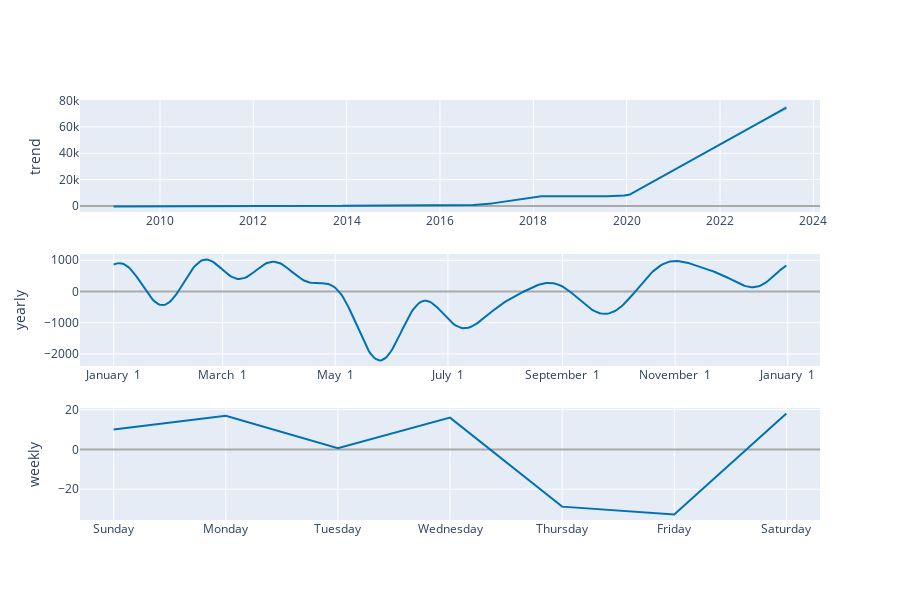

Here is the notebook cell this chart was saved with:
### Markdown cell above
components plot on an interactif figure

### Code cell
plot_components_plotly(m, forecast)

### Figure 1 — Plotly figure (JSON) as saved in the notebook; plotly's stock layout.template omitted (floating-point values rounded to 4 significant figures; data arrays with more than 128 entries replaced by an {"elided": "..."} marker saying what was removed)
{"data": [{"line": {"color": "#0072B2", "width": 2}, "mode": "lines", "name": "trend", "type": "scatter", "x": {"elided": "5266 str values"}, "xaxis": "x", "y": {"elided": "5266 float values"}, "yaxis": "y"}, {"line": {"color": "rgba(0, 114, 178, 0.2)", "width": 0}, "mode": "lines", "name": "trend_upper", "type": "scatter", "x": {"elided": "5266 str values"}, "xaxis": "x", "y": {"elided": "5266 float values"}, "yaxis": "y"}, {"fill": "tonexty", "fillcolor": "rgba(0, 114, 178, 0.2)", "line": {"color": "rgba(0, 114, 178, 0.2)", "width": 0}, "mode": "lines", "name": "trend_lower", "type": "scatter", "x": {"elided": "5266 str values"}, "xaxis": "x", "y": {"elided": "5266 float values"}, "yaxis": "y"}, {"line": {"color": "#0072B2", "width": 2}, "mode": "lines", "name": "yearly", "type": "scatter", "x": {"elided": "365 str values"}, "xaxis": "x2", "y": {"elided": "365 float values"}, "yaxis": "y2"}, {"line": {"color": "#0072B2", "width": 2}, "mode": "lines", "name": "weekly", "type": "scatter", "x": ["2017-01-01T00:00:00", "2017-01-02T00:00:00", "2017-01-03T00:00:00", "2017-01-04T00:00:00", "2017-01-05T00:00:00", "2017-01-06T00:00:00", "2017-01-07T00:00:00"], "xaxis": "x3", "y": [10.05, 16.85, 0.5482, 15.98, -28.76, -32.67, 18.0], "yaxis": "y3"}], "layout": {"height": 600, "showlegend": false, "width": 900, "xaxis": {"anchor": "y", "domain": [0, 1], "range": ["2008-04-14T18:00:00", "2024-02-22T06:00:00"], "type": "date"}, "xaxis2": {"anchor": "y2", "domain": [0, 1], "range": ["2016-12-13T18:54:02.958904115", "2018-01-18T11:04:57.863013581"], "tickformat": "%B %e", "type": "date"}, "xaxis3": {"anchor": "y3", "domain": [0, 1], "range": ["2016-12-31T16:48:00", "2017-01-07T07:12:00"], "tickformat": "%A", "type": "date"}, "yaxis": {"anchor": "x", "domain": [0.7333, 1], "rangemode": "normal", "title": {"text": "trend"}, "zerolinecolor": "#AAA"}, "yaxis2": {"anchor": "x2", "domain": [0.3667, 0.6333], "title": {"text": "yearly"}, "zerolinecolor": "#AAA"}, "yaxis3": {"anchor": "x3", "domain": [0, 0.2667], "title": {"text": "weekly"}, "zerolinecolor": "#AAA"}}}
